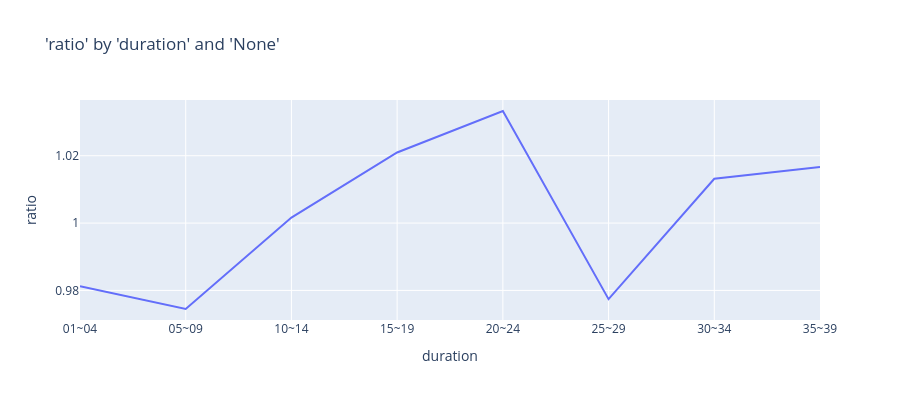

The notebook cell saved with this chart:
### Code cell
charters.chart(
    df=model_data,
    x_axis="duration",
    y_axis="ratio",
    numerator="death_claim_amount",
    denominator="exp_amt_neural",
    x_bins=8,
    type="line",
)

### Figure 1 — Plotly figure (JSON) as saved in the notebook; plotly's stock layout.template omitted (floating-point values rounded to 4 significant figures)
{"data": [{"hovertemplate": "duration=%{x}<br>ratio=%{y}<extra></extra>", "legendgroup": "", "line": {"color": "#636efa", "dash": "solid"}, "marker": {"symbol": "circle"}, "mode": "lines", "name": "", "orientation": "v", "showlegend": false, "type": "scatter", "x": ["01~04", "05~09", "10~14", "15~19", "20~24", "25~29", "30~34", "35~39"], "xaxis": "x", "y": [0.9813, 0.9745, 1.002, 1.021, 1.033, 0.9774, 1.013, 1.017], "yaxis": "y"}], "layout": {"height": 400, "legend": {"tracegroupgap": 0}, "title": {"text": "'ratio' by 'duration' and 'None'"}, "xaxis": {"anchor": "y", "domain": [0, 1], "title": {"text": "duration"}}, "yaxis": {"anchor": "x", "domain": [0, 1], "title": {"text": "ratio"}, "type": "-"}}}
